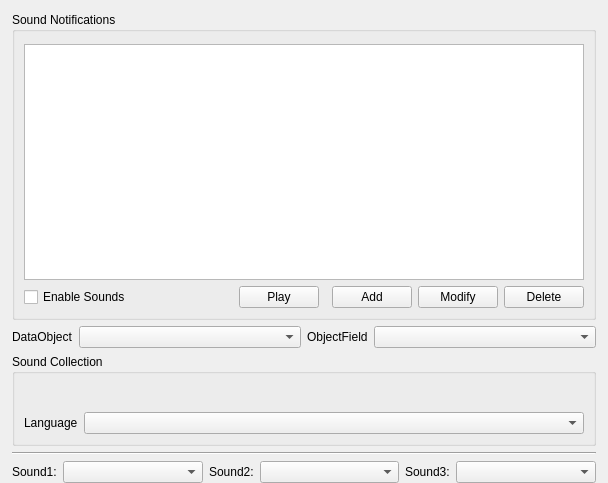
<?xml version="1.0" encoding="UTF-8"?>
<ui version="4.0">
 <class>NotifyPluginOptionsPage</class>
 <widget class="QWidget" name="NotifyPluginOptionsPage">
  <property name="geometry">
   <rect>
    <x>0</x>
    <y>0</y>
    <width>608</width>
    <height>483</height>
   </rect>
  </property>
  <property name="sizePolicy">
   <sizepolicy hsizetype="Expanding" vsizetype="Expanding">
    <horstretch>0</horstretch>
    <verstretch>0</verstretch>
   </sizepolicy>
  </property>
  <property name="windowTitle">
   <string>Form</string>
  </property>
  <layout class="QVBoxLayout" name="verticalLayout_5">
   <property name="leftMargin">
    <number>12</number>
   </property>
   <property name="topMargin">
    <number>0</number>
   </property>
   <property name="rightMargin">
    <number>12</number>
   </property>
   <property name="bottomMargin">
    <number>0</number>
   </property>
   <item>
    <widget class="QScrollArea" name="scrollArea">
     <property name="frameShape">
      <enum>QFrame::NoFrame</enum>
     </property>
     <property name="frameShadow">
      <enum>QFrame::Plain</enum>
     </property>
     <property name="widgetResizable">
      <bool>true</bool>
     </property>
     <widget class="QWidget" name="scrollAreaWidgetContents">
      <property name="geometry">
       <rect>
        <x>0</x>
        <y>0</y>
        <width>584</width>
        <height>483</height>
       </rect>
      </property>
      <layout class="QVBoxLayout" name="verticalLayout">
       <property name="leftMargin">
        <number>0</number>
       </property>
       <property name="topMargin">
        <number>12</number>
       </property>
       <property name="rightMargin">
        <number>0</number>
       </property>
       <property name="bottomMargin">
        <number>0</number>
       </property>
       <item>
        <layout class="QVBoxLayout" name="verticalLayout_3"/>
       </item>
       <item>
        <widget class="QGroupBox" name="groupBox">
         <property name="title">
          <string>Sound Notifications</string>
         </property>
         <layout class="QVBoxLayout" name="verticalLayout_4">
          <property name="topMargin">
           <number>12</number>
          </property>
          <item>
           <widget class="QTableView" name="notifyRulesView">
            <property name="selectionMode">
             <enum>QAbstractItemView::ContiguousSelection</enum>
            </property>
            <property name="selectionBehavior">
             <enum>QAbstractItemView::SelectRows</enum>
            </property>
            <attribute name="verticalHeaderDefaultSectionSize">
             <number>22</number>
            </attribute>
            <attribute name="verticalHeaderMinimumSectionSize">
             <number>22</number>
            </attribute>
           </widget>
          </item>
          <item>
           <layout class="QHBoxLayout" name="horizontalLayout">
            <property name="topMargin">
             <number>0</number>
            </property>
            <item>
             <widget class="QCheckBox" name="chkEnableSound">
              <property name="text">
               <string>Enable Sounds</string>
              </property>
             </widget>
            </item>
            <item>
             <spacer name="horizontalSpacer_2">
              <property name="orientation">
               <enum>Qt::Horizontal</enum>
              </property>
              <property name="sizeHint" stdset="0">
               <size>
                <width>138</width>
                <height>20</height>
               </size>
              </property>
             </spacer>
            </item>
            <item>
             <widget class="QPushButton" name="buttonPlayNotification">
              <property name="text">
               <string>Play</string>
              </property>
              <property name="icon">
               <iconset resource="res.qrc">
                <normaloff>:/notify/images/play.png</normaloff>:/notify/images/play.png</iconset>
              </property>
             </widget>
            </item>
            <item>
             <spacer name="horizontalSpacer_4">
              <property name="orientation">
               <enum>Qt::Horizontal</enum>
              </property>
              <property name="sizeHint" stdset="0">
               <size>
                <width>40</width>
                <height>20</height>
               </size>
              </property>
             </spacer>
            </item>
            <item>
             <spacer name="horizontalSpacer_3">
              <property name="orientation">
               <enum>Qt::Horizontal</enum>
              </property>
              <property name="sizeHint" stdset="0">
               <size>
                <width>40</width>
                <height>20</height>
               </size>
              </property>
             </spacer>
            </item>
            <item>
             <widget class="QPushButton" name="buttonAdd">
              <property name="text">
               <string>Add</string>
              </property>
              <property name="icon">
               <iconset resource="res.qrc">
                <normaloff>:/notify/images/add.png</normaloff>:/notify/images/add.png</iconset>
              </property>
             </widget>
            </item>
            <item>
             <widget class="QPushButton" name="buttonModify">
              <property name="text">
               <string>Modify</string>
              </property>
              <property name="icon">
               <iconset resource="res.qrc">
                <normaloff>:/notify/images/modify.png</normaloff>:/notify/images/modify.png</iconset>
              </property>
             </widget>
            </item>
            <item>
             <widget class="QPushButton" name="buttonDelete">
              <property name="text">
               <string>Delete</string>
              </property>
              <property name="icon">
               <iconset resource="../../libs/utils/utils.qrc">
                <normaloff>:/utils/images/removesubmitfield.png</normaloff>:/utils/images/removesubmitfield.png</iconset>
              </property>
             </widget>
            </item>
           </layout>
          </item>
         </layout>
        </widget>
       </item>
       <item>
        <layout class="QHBoxLayout" name="horizontalLayout_2"/>
       </item>
       <item>
        <layout class="QHBoxLayout" name="uavObjectLayout">
         <item>
          <widget class="QLabel" name="labelDataOb">
           <property name="text">
            <string>DataObject</string>
           </property>
          </widget>
         </item>
         <item>
          <widget class="QComboBox" name="UAVObject">
           <property name="sizePolicy">
            <sizepolicy hsizetype="Expanding" vsizetype="Fixed">
             <horstretch>0</horstretch>
             <verstretch>0</verstretch>
            </sizepolicy>
           </property>
          </widget>
         </item>
         <item>
          <widget class="QLabel" name="labelObjectField">
           <property name="text">
            <string>ObjectField</string>
           </property>
          </widget>
         </item>
         <item>
          <widget class="QComboBox" name="UAVObjectField">
           <property name="sizePolicy">
            <sizepolicy hsizetype="Expanding" vsizetype="Fixed">
             <horstretch>0</horstretch>
             <verstretch>0</verstretch>
            </sizepolicy>
           </property>
          </widget>
         </item>
        </layout>
       </item>
       <item>
        <layout class="QVBoxLayout" name="verticalLayout_2">
         <property name="sizeConstraint">
          <enum>QLayout::SetFixedSize</enum>
         </property>
         <item>
          <widget class="QGroupBox" name="groupBox_2">
           <property name="sizePolicy">
            <sizepolicy hsizetype="Preferred" vsizetype="Minimum">
             <horstretch>0</horstretch>
             <verstretch>0</verstretch>
            </sizepolicy>
           </property>
           <property name="title">
            <string>Sound Collection</string>
           </property>
           <layout class="QGridLayout" name="gridLayout">
            <item row="0" column="0" colspan="2">
             <widget class="Utils::PathChooser" name="SoundDirectoryPathChooser" native="true">
              <property name="enabled">
               <bool>true</bool>
              </property>
              <property name="minimumSize">
               <size>
                <width>75</width>
                <height>23</height>
               </size>
              </property>
              <property name="maximumSize">
               <size>
                <width>550</width>
                <height>16777215</height>
               </size>
              </property>
             </widget>
            </item>
            <item row="1" column="0">
             <widget class="QLabel" name="labelLanguage">
              <property name="sizePolicy">
               <sizepolicy hsizetype="Fixed" vsizetype="Preferred">
                <horstretch>0</horstretch>
                <verstretch>0</verstretch>
               </sizepolicy>
              </property>
              <property name="text">
               <string>Language</string>
              </property>
             </widget>
            </item>
            <item row="1" column="1">
             <widget class="QComboBox" name="SoundCollectionList">
              <property name="minimumSize">
               <size>
                <width>147</width>
                <height>0</height>
               </size>
              </property>
              <property name="toolTip">
               <string>&lt;!DOCTYPE HTML PUBLIC &quot;-//W3C//DTD HTML 4.0//EN&quot; &quot;http://www.w3.org/TR/REC-html40/strict.dtd&quot;&gt;
&lt;html&gt;&lt;head&gt;&lt;meta name=&quot;qrichtext&quot; content=&quot;1&quot; /&gt;&lt;style type=&quot;text/css&quot;&gt;
p, li { white-space: pre-wrap; }
&lt;/style&gt;&lt;/head&gt;&lt;body style=&quot; font-family:'MS Shell Dlg 2'; font-size:8.25pt; font-weight:400; font-style:normal;&quot;&gt;
&lt;p style=&quot; margin-top:0px; margin-bottom:0px; margin-left:0px; margin-right:0px; -qt-block-indent:0; text-indent:0px;&quot;&gt;&lt;span style=&quot; font-size:8pt;&quot;&gt;Select the sound collection&lt;/span&gt;&lt;/p&gt;&lt;/body&gt;&lt;/html&gt;</string>
              </property>
             </widget>
            </item>
           </layout>
          </widget>
         </item>
        </layout>
       </item>
       <item>
        <widget class="Line" name="line">
         <property name="orientation">
          <enum>Qt::Horizontal</enum>
         </property>
        </widget>
       </item>
       <item>
        <layout class="QHBoxLayout" name="dynamicValueLayout"/>
       </item>
       <item>
        <layout class="QHBoxLayout" name="soundsLayout">
         <item>
          <widget class="QLabel" name="labelSound1">
           <property name="sizePolicy">
            <sizepolicy hsizetype="Maximum" vsizetype="Preferred">
             <horstretch>0</horstretch>
             <verstretch>0</verstretch>
            </sizepolicy>
           </property>
           <property name="text">
            <string>Sound1:</string>
           </property>
          </widget>
         </item>
         <item>
          <widget class="QComboBox" name="Sound1">
           <property name="sizePolicy">
            <sizepolicy hsizetype="Preferred" vsizetype="Fixed">
             <horstretch>0</horstretch>
             <verstretch>0</verstretch>
            </sizepolicy>
           </property>
           <property name="minimumSize">
            <size>
             <width>110</width>
             <height>0</height>
            </size>
           </property>
           <property name="maximumSize">
            <size>
             <width>16777215</width>
             <height>16777215</height>
            </size>
           </property>
          </widget>
         </item>
         <item>
          <widget class="QLabel" name="labelSound2">
           <property name="sizePolicy">
            <sizepolicy hsizetype="Maximum" vsizetype="Preferred">
             <horstretch>0</horstretch>
             <verstretch>0</verstretch>
            </sizepolicy>
           </property>
           <property name="text">
            <string>Sound2:</string>
           </property>
          </widget>
         </item>
         <item>
          <widget class="QComboBox" name="Sound2">
           <property name="sizePolicy">
            <sizepolicy hsizetype="Preferred" vsizetype="Fixed">
             <horstretch>0</horstretch>
             <verstretch>0</verstretch>
            </sizepolicy>
           </property>
           <property name="minimumSize">
            <size>
             <width>110</width>
             <height>0</height>
            </size>
           </property>
           <property name="maximumSize">
            <size>
             <width>16777215</width>
             <height>16777215</height>
            </size>
           </property>
          </widget>
         </item>
         <item>
          <widget class="QLabel" name="labelSound3">
           <property name="sizePolicy">
            <sizepolicy hsizetype="Maximum" vsizetype="Preferred">
             <horstretch>0</horstretch>
             <verstretch>0</verstretch>
            </sizepolicy>
           </property>
           <property name="text">
            <string>Sound3:</string>
           </property>
          </widget>
         </item>
         <item>
          <widget class="QComboBox" name="Sound3">
           <property name="sizePolicy">
            <sizepolicy hsizetype="Preferred" vsizetype="Fixed">
             <horstretch>0</horstretch>
             <verstretch>0</verstretch>
            </sizepolicy>
           </property>
           <property name="minimumSize">
            <size>
             <width>110</width>
             <height>0</height>
            </size>
           </property>
           <property name="maximumSize">
            <size>
             <width>16777215</width>
             <height>16777215</height>
            </size>
           </property>
          </widget>
         </item>
        </layout>
       </item>
      </layout>
     </widget>
    </widget>
   </item>
  </layout>
 </widget>
 <customwidgets>
  <customwidget>
   <class>Utils::PathChooser</class>
   <extends>QWidget</extends>
   <header>utils/pathchooser.h</header>
   <container>1</container>
  </customwidget>
 </customwidgets>
 <resources>
  <include location="../../libs/utils/utils.qrc"/>
  <include location="res.qrc"/>
 </resources>
 <connections/>
 <slots>
  <slot>addNewNotification()</slot>
 </slots>
</ui>
